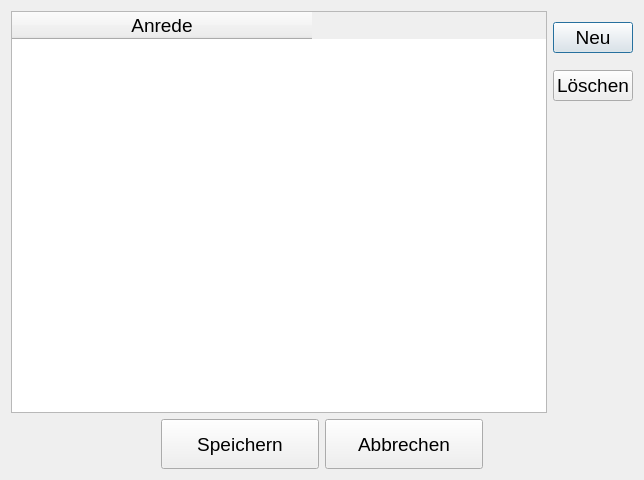
<?xml version="1.0" encoding="UTF-8"?>
<ui version="4.0">
 <class>Dialog_Male_Salut</class>
 <widget class="QDialog" name="Dialog_Male_Salut">
  <property name="geometry">
   <rect>
    <x>0</x>
    <y>0</y>
    <width>644</width>
    <height>480</height>
   </rect>
  </property>
  <property name="font">
   <font>
    <pointsize>14</pointsize>
   </font>
  </property>
  <property name="windowTitle">
   <string>Männliche Anreden bearbeiten</string>
  </property>
  <layout class="QGridLayout" name="gridLayout_2">
   <item row="0" column="0">
    <layout class="QGridLayout" name="gridLayout">
     <item row="0" column="0">
      <widget class="QTableWidget" name="tableWidget">
       <property name="font">
        <font>
         <pointsize>14</pointsize>
        </font>
       </property>
       <property name="sortingEnabled">
        <bool>true</bool>
       </property>
       <attribute name="horizontalHeaderDefaultSectionSize">
        <number>300</number>
       </attribute>
       <attribute name="horizontalHeaderMinimumSectionSize">
        <number>100</number>
       </attribute>
       <column>
        <property name="text">
         <string>Anrede</string>
        </property>
       </column>
      </widget>
     </item>
    </layout>
   </item>
   <item row="0" column="1">
    <layout class="QVBoxLayout" name="verticalLayout">
     <item>
      <widget class="QPushButton" name="btnNewRow">
       <property name="text">
        <string>Neu</string>
       </property>
      </widget>
     </item>
     <item>
      <widget class="QPushButton" name="btnDeleteRow">
       <property name="text">
        <string>Löschen</string>
       </property>
      </widget>
     </item>
     <item>
      <spacer name="verticalSpacer">
       <property name="orientation">
        <enum>Qt::Vertical</enum>
       </property>
       <property name="sizeType">
        <enum>QSizePolicy::Fixed</enum>
       </property>
       <property name="sizeHint" stdset="0">
        <size>
         <width>20</width>
         <height>300</height>
        </size>
       </property>
      </spacer>
     </item>
    </layout>
   </item>
   <item row="1" column="0" colspan="2">
    <layout class="QHBoxLayout" name="horizontalLayout">
     <item>
      <spacer name="horizontalSpacer">
       <property name="orientation">
        <enum>Qt::Horizontal</enum>
       </property>
       <property name="sizeType">
        <enum>QSizePolicy::Fixed</enum>
       </property>
       <property name="sizeHint" stdset="0">
        <size>
         <width>150</width>
         <height>20</height>
        </size>
       </property>
      </spacer>
     </item>
     <item>
      <widget class="QPushButton" name="btnSave">
       <property name="minimumSize">
        <size>
         <width>150</width>
         <height>50</height>
        </size>
       </property>
       <property name="font">
        <font>
         <pointsize>14</pointsize>
        </font>
       </property>
       <property name="text">
        <string>Speichern</string>
       </property>
      </widget>
     </item>
     <item>
      <widget class="QPushButton" name="btnCancel">
       <property name="minimumSize">
        <size>
         <width>150</width>
         <height>50</height>
        </size>
       </property>
       <property name="font">
        <font>
         <pointsize>14</pointsize>
        </font>
       </property>
       <property name="text">
        <string>Abbrechen</string>
       </property>
      </widget>
     </item>
     <item>
      <spacer name="horizontalSpacer_2">
       <property name="orientation">
        <enum>Qt::Horizontal</enum>
       </property>
       <property name="sizeType">
        <enum>QSizePolicy::Fixed</enum>
       </property>
       <property name="sizeHint" stdset="0">
        <size>
         <width>150</width>
         <height>20</height>
        </size>
       </property>
      </spacer>
     </item>
    </layout>
   </item>
  </layout>
 </widget>
 <resources/>
 <connections/>
</ui>
